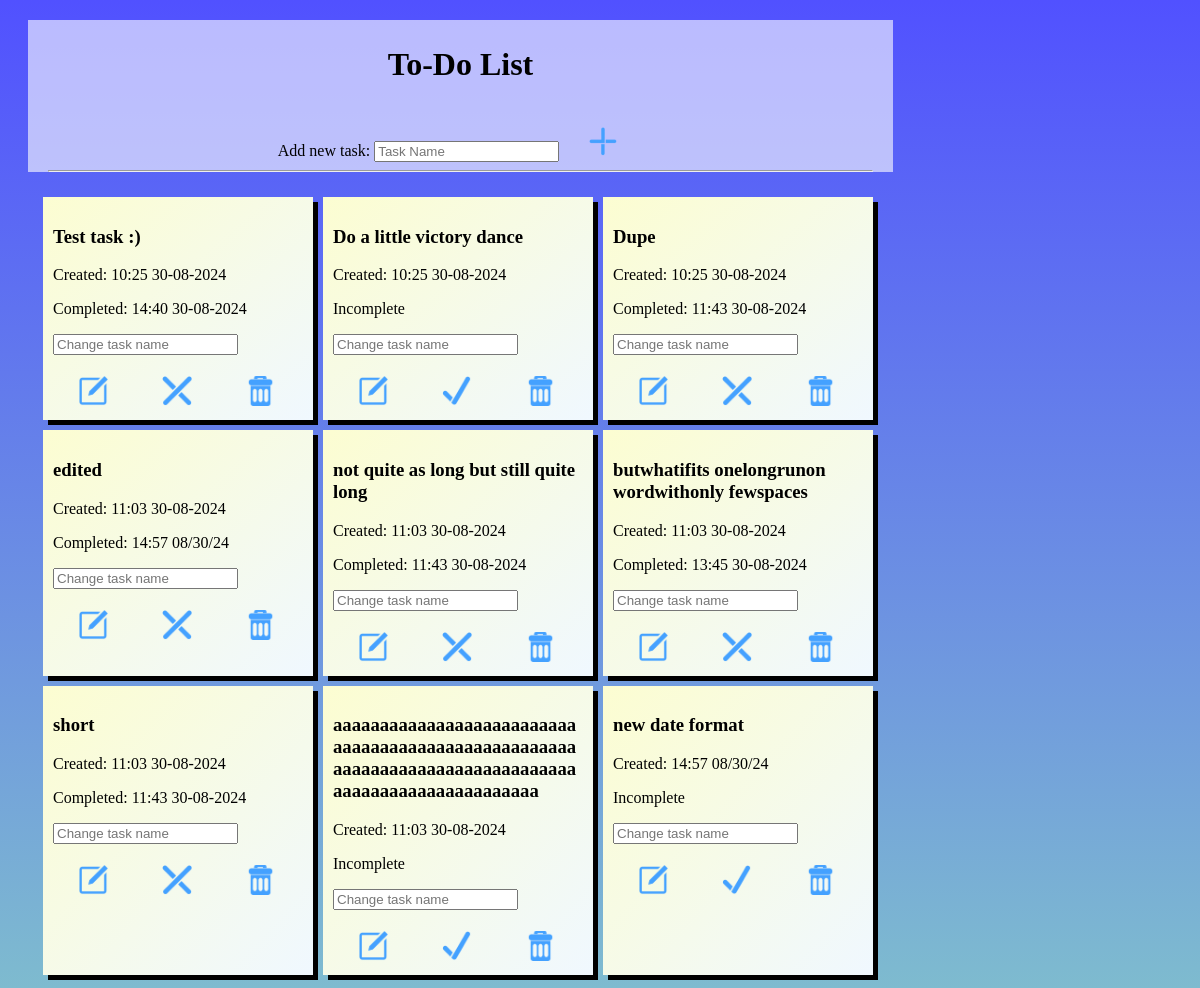
/, run on an earlier commit of the app's database.
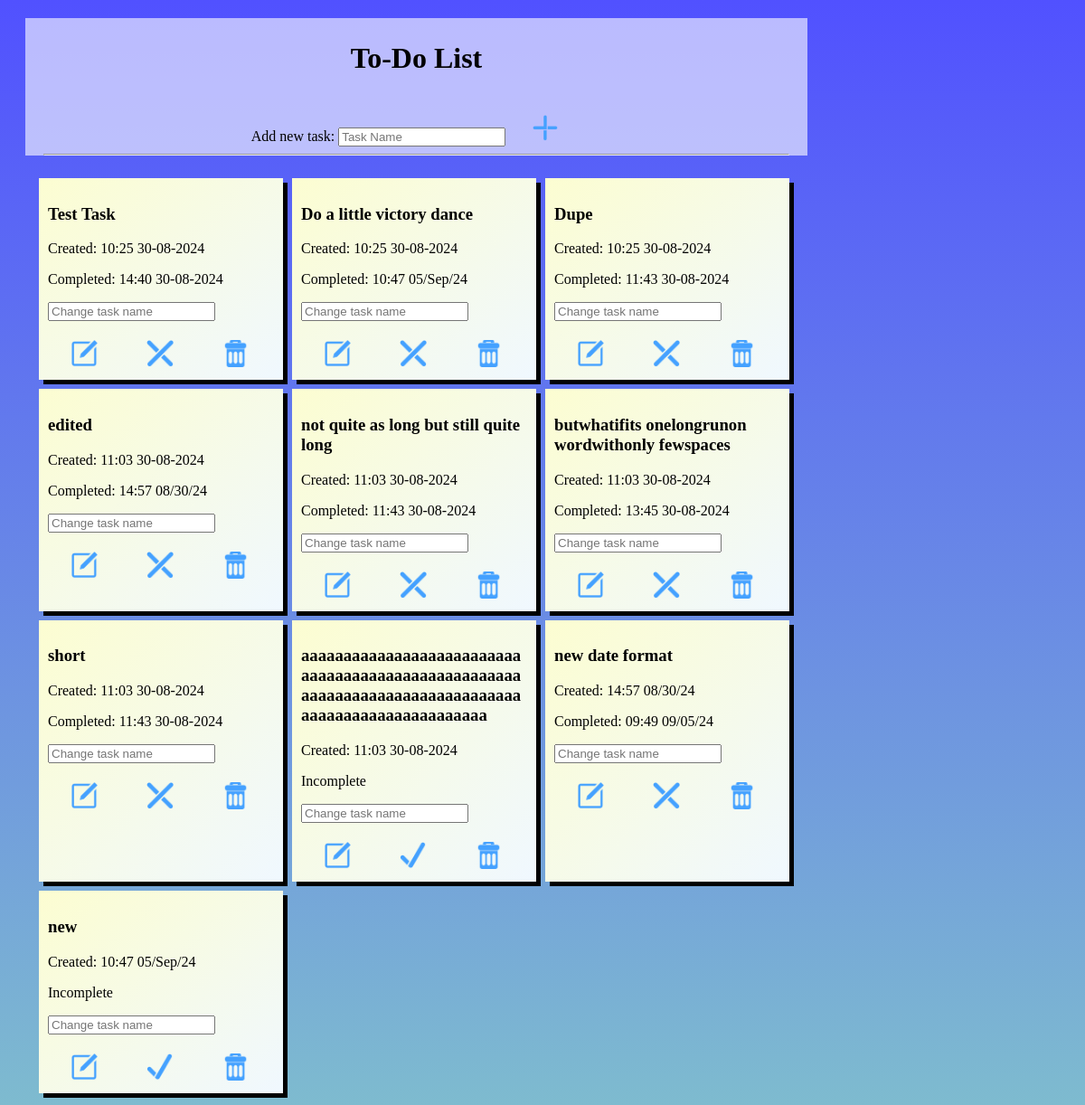
And on a later commit of the database.
### website/models.py (models this page shows)
class Todo(db.Model):
    id=db.Column(db.Integer, primary_key=True)
    task=db.Column(db.String(300), unique=True)
    complete=db.Column(db.Boolean, default=False)
    date=db.Column(db.String, default=datetime.now().strftime("%H:%M %d/%b/%y"))
    completed_date=db.Column(db.String, default="")

### website/views.py (the view)
@my_view.route("/")
def home():
    todo_list=Todo.query.all()
    error=request.args.get("error", None)
    message=request.args.get("message",None)
    return render_template("index.html", todo_list=todo_list, error=error, message=message)

### website/templates/index.html (shortened to what this page needs)
<!DOCTYPE html>
<html lang="en">
<head>
    <link rel="stylesheet" href="{{ url_for('static',filename='style.css')}}">
</head>
<body>
    <div class="top">
        <h1>To-Do List</h1>
        <form action="/add" method="post">
            <div>
                <label>Add new task:</label>
                <input type="text" name="task" placeholder="Task Name" maxlength="100" required>
                <button type="submit" class="iconbutton"><img src="{{ url_for('static',filename='addicon.png')}}" title="Add" alt="Add" class="icon"></button>
            </div>
        </form>
        <hr>
    </div>
    <div class="container">
    {% for todo in todo_list %}
        <div class="todo_box">
            <h3>{{todo.task}}</h3>
            <p>Created: {{todo.date}}</p>
            {% if todo.complete==False %}
                <p>Incomplete</p>
            {% else %}
                <p>Completed: {{todo.completed_date}}</p>
            {% endif %}
            <form action="/edit/{{ todo.id }}" method="post">
                <input type="text" name="edit" maxlength="100" placeholder="Change task name" required>
                <button type="submit" class="iconbutton"><img src="{{ url_for('static',filename='editicon.png')}}" title="Edit" alt="Edit" class="icon"></button>
            </form>
            {% if todo.complete==False %}
            <a href="/update/{{ todo.id }}"><button class="iconbutton"><img src="{{ url_for('static',filename='completeicon.png')}}" title="Complete" alt="Complete" class="icon"></button></a>
            {% else %}
            <a href="/update/{{ todo.id }}"><button class="iconbutton"><img src="{{ url_for('static',filename='incompleteicon.png')}}" title="Incomplete" alt="Incomplete" class="icon"></button></a>
            {% endif %}
            <a href="/delete/{{ todo.id }}"><button class="iconbutton"><img src="{{ url_for('static',filename='deleteicon.png')}}" title="Delete" alt="Delete" class="icon"></button></a>
            </div>
    {% endfor %}
    </div>
</body>
</html>

What changed in the data, as far as the page shows it:
changed Todo: task "Test task :)" → "Test Task"
changed Todo "Do a little victory dance": completed_date (not shown) → "10:47 05/Sep/24"; complete: picture added; complete: picture removed; complete "Incomplete" → "Completed:"
changed Todo "new date format": completed_date (not shown) → "09:49 09/05/24"; complete: picture added; complete: picture removed; complete "Incomplete" → "Completed:"
added Todo: task "new", date "10:47 05/Sep/24", complete "Incomplete"
